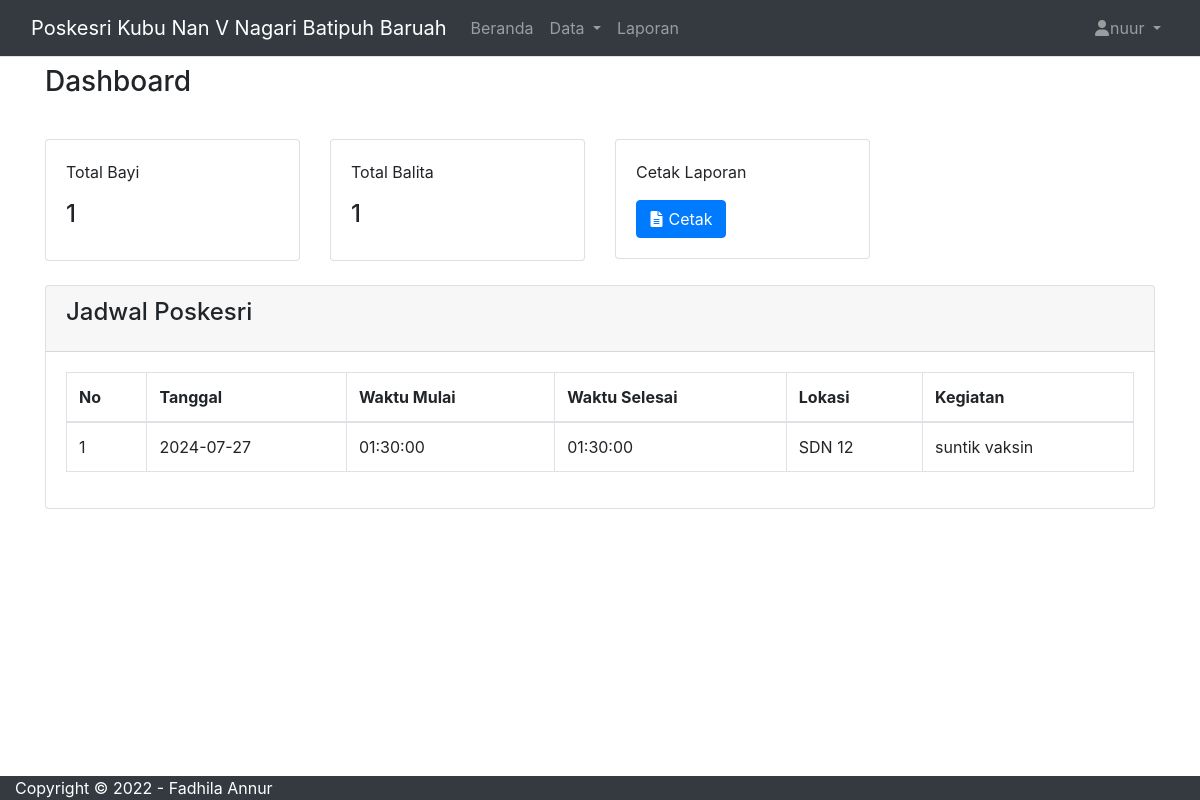
Page /admin/indexAdmin.php (signed in) on the committed database.
### tables this page shows
CREATE TABLE `jadwal` (
  `id_jadwal` int(11) NOT NULL,
  `tgl` date NOT NULL,
  `waktu_mulai` time NOT NULL,
  `waktu_selesai` time NOT NULL,
  `lokasi` varchar(255) NOT NULL,
  `kegiatan` varchar(255) NOT NULL
);

### admin/indexAdmin.php (the view)
<?php
include 'layout/header.php';
include '../koneksi.php';
$sql_bayi = "SELECT COUNT(*) as total_bayi FROM data_bayi";
$result_bayi = $koneksi->query($sql_bayi);
$total_bayi = 0;
if ($result_bayi && $row = $result_bayi->fetch_assoc()) {
    $total_bayi = $row['total_bayi'];
}
$sql_balita = "SELECT COUNT(*) as total_balita FROM data_balita";
$result_balita = $koneksi->query($sql_balita);
$total_balita = 0;
if ($result_balita && $row = $result_balita->fetch_assoc()) {
    $total_balita = $row['total_balita'];
}
$sql_jadwal = "SELECT * FROM jadwal";
$result_jadwal = $koneksi->query($sql_jadwal);
?>
<div class="wrapper">
    <div class="main-panel">
        <div class="main-header">
            <?php include 'layout/navbar.php'; ?>
        </div>
        <div class="container">
            <div class="page-inner">
                <div class="d-flex align-items-left align-items-md-center flex-column flex-md-row pt-2 pb-4">
                    <div>
                        <h3 class="fw-bold mb-3">Dashboard</h3>
                    </div>
                </div>
                <div class="row">
                    <div class="col-sm-6 col-md-3">
                        <div class="card card-stats card-round">
                            <div class="card-body">
                                <div class="row align-items-center">
                                    <div class="col col-stats ml-3 ml-sm-0">
                                        <div class="numbers">
                                            <p class="card-category">Total Bayi</p>
                                            <h4 class="card-title"><?php echo number_format($total_bayi); ?></h4>
                                        </div>
                                    </div>
                                </div>
                            </div>
                        </div>
                    </div>
                    <div class="col-sm-6 col-md-3">
                        <div class="card card-stats card-round">
                            <div class="card-body">
                                <div class="row align-items-center">
                                    <div class="col col-stats ml-3 ml-sm-0">
                                        <div class="numbers">
                                            <p class="card-category">Total Balita</p>
                                            <h4 class="card-title"><?php echo number_format($total_balita); ?></h4>
                                        </div>
                                    </div>
                                </div>
                            </div>
                        </div>
                    </div>
                    <div class="col-sm-6 col-md-3">
                        <div class="card card-stats card-round">
                            <div class="card-body">
                                <div class="row align-items-center">
                                    <div class="col col-stats ml-3 ml-sm-0">
                                        <div class="numbers">
                                            <p class="card-category">Cetak Laporan</p>
                                            <a href="laporan.php" class="btn btn-primary btn-round">
                                                <i class="fa fa-file-alt"></i> Cetak
                                            </a>
                                        </div>
                                    </div>
                                </div>
                            </div>
                        </div>
                    </div>
                </div>
                <div class="row mt-4">
                    <div class="col-12">
                        <div class="card">
                            <div class="card-header">
                                <h4 class="card-title">Jadwal Poskesri</h4>
                            </div>
                            <div class="card-body">
                                <div class="table-responsive">
                                    <table id="jadwalTable" class="table table-bordered table-hover">
                                        <thead>
                                            <tr>
                                                <th>No</th>
                                                <th>Tanggal</th>
                                                <th>Waktu Mulai</th>
                                                <th>Waktu Selesai</th>
                                                <th>Lokasi</th>
                                                <th>Kegiatan</th>
                                            </tr>
                                        </thead>
                                        <tbody>
                                            <?php
                                            if ($result_jadwal->num_rows > 0) {
                                                $no = 0;
                                                while ($row = $result_jadwal->fetch_assoc()) {
                                                    $no++;
                                                    ?>
                                                    <tr>
                                                        <td><?php echo $no; ?></td>
                                                        <td><?php echo $row['tgl']; ?></td>
                                                        <td><?php echo $row['waktu_mulai']; ?></td>
                                                        <td><?php echo $row['waktu_selesai']; ?></td>
                                                        <td><?php echo $row['lokasi']; ?></td>
                                                        <td><?php echo $row['kegiatan']; ?></td>
                                                    </tr>
                                                    <?php
                                                }
                                            } else {
                                                echo "<tr><td colspan='6'>Tidak ada data</td></tr>";
                                            }
                                            ?>
                                        </tbody>
                                    </table>
                                </div>
                            </div>
                        </div>
                    </div>
                </div>
            </div>
        </div>
    </div>
    <?php include 'layout/footer.php'; ?>

### admin/layout/header.php (style rules this page uses)
i { width: 15px; height: 15px; }

### admin/layout/footer.php (style rules this page uses)
body { display: flex; flex-direction: column; min-height: 100vh; }

### rows in the picture
jadwal: tgl "2024-07-27", waktu_mulai "01:30:00", waktu_selesai "01:30:00", lokasi "SDN 12", kegiatan "suntik vaksin"

### other values in the picture
$_SESSION['username'] "nuur"
$total_bayi "1"
$total_balita "1"
